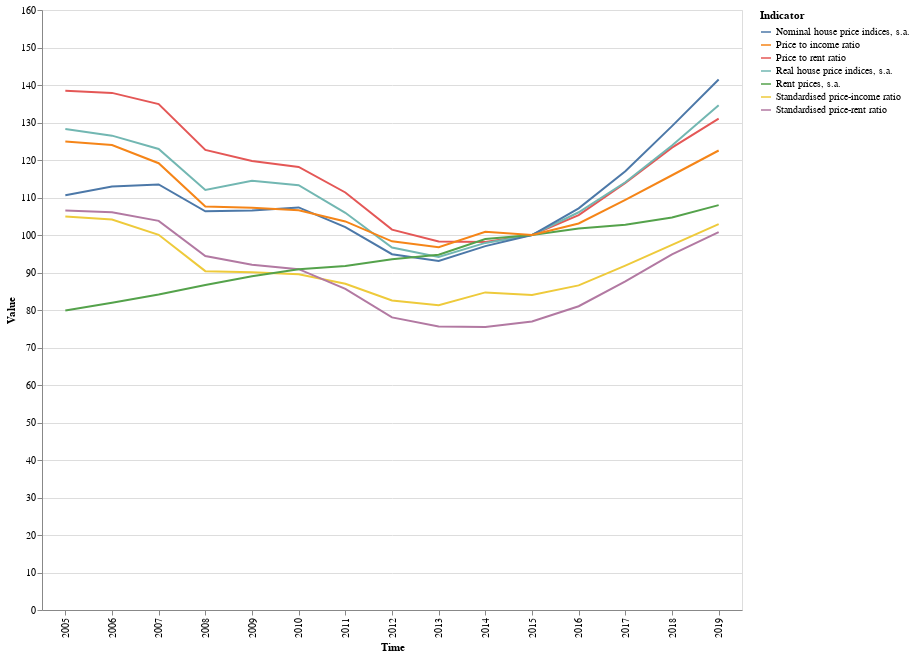

Notebook cell for this chart:
### Code cell
#Visualization of all housing parameters for Portugal
input_dropdown = alt.binding_select(options=['Nominal house price indices, s.a.','Standardised price-rent ratio', 'Price to income ratio','Rent prices, s.a.','Price to rent ratio','Standardised price-income ratio','Real house price indices, s.a.'])
selection = alt.selection_single(fields=['Indicator'], bind=input_dropdown, name='Indicator')
color = alt.condition(selection,
                    alt.Color('Indicator:N', legend=None),
                    alt.value('lightgray'))

alt.Chart(housing_portugal).mark_line().encode(
    x='Time',
    y='Value',
    color='Indicator:N',
    tooltip='Indicator:N'
).add_selection(
    selection
).transform_filter(
    selection
).properties(
    width=700,
    height=600
)

### Figure 1 — Vega-Lite specification as saved in the notebook (floating-point values rounded to 4 significant figures)
{"config": {"view": {"continuousWidth": 400, "continuousHeight": 300}}, "data": {"name": "data-50a04bf5df6b77c41765200d1b07adab"}, "mark": "line", "encoding": {"color": {"type": "nominal", "field": "Indicator"}, "tooltip": {"type": "nominal", "field": "Indicator"}, "x": {"type": "nominal", "field": "Time"}, "y": {"type": "quantitative", "field": "Value"}}, "height": 600, "selection": {"Indicator": {"type": "single", "fields": ["Indicator"], "bind": {"input": "select", "options": ["Nominal house price indices, s.a.", "Standardised price-rent ratio", "Price to income ratio", "Rent prices, s.a.", "Price to rent ratio", "Standardised price-income ratio", "Real house price indices, s.a."]}}}, "transform": [{"filter": {"selection": "Indicator"}}], "width": 700, "$schema": "https://vega.github.io/schema/vega-lite/v4.8.1.json", "datasets": {"data-50a04bf5df6b77c41765200d1b07adab": [{"Country": "Portugal", "IND": "HPI_RPI", "Indicator": "Price to rent ratio", "Time": "2005", "Value": 138.5}, {"Country": "Portugal", "IND": "HPI_RPI", "Indicator": "Price to rent ratio", "Time": "2006", "Value": 137.9}, {"Country": "Portugal", "IND": "HPI_RPI", "Indicator": "Price to rent ratio", "Time": "2007", "Value": 134.9}, {"Country": "Portugal", "IND": "HPI_RPI", "Indicator": "Price to rent ratio", "Time": "2008", "Value": 122.7}, {"Country": "Portugal", "IND": "HPI_RPI", "Indicator": "Price to rent ratio", "Time": "2009", "Value": 119.7}, {"Country": "Portugal", "IND": "HPI_RPI", "Indicator": "Price to rent ratio", "Time": "2010", "Value": 118.2}, {"Country": "Portugal", "IND": "HPI_RPI", "Indicator": "Price to rent ratio", "Time": "2011", "Value": 111.3}, {"Country": "Portugal", "IND": "HPI_RPI", "Indicator": "Price to rent ratio", "Time": "2012", "Value": 101.4}, {"Country": "Portugal", "IND": "HPI_RPI", "Indicator": "Price to rent ratio", "Time": "2013", "Value": 98.28}, {"Country": "Portugal", "IND": "HPI_RPI", "Indicator": "Price to rent ratio", "Time": "2014", "Value": 98.11}, {"Country": "Portugal", "IND": "HPI_RPI", "Indicator": "Price to rent ratio", "Time": "2015", "Value": 100.0}, {"Country": "Portugal", "IND": "HPI_RPI", "Indicator": "Price to rent ratio", "Time": "2016", "Value": 105.3}, {"Country": "Portugal", "IND": "HPI_RPI", "Indicator": "Price to rent ratio", "Time": "2017", "Value": 113.9}, {"Country": "Portugal", "IND": "HPI_RPI", "Indicator": "Price to rent ratio", "Time": "2018", "Value": 123.3}, {"Country": "Portugal", "IND": "HPI_RPI", "Indicator": "Price to rent ratio", "Time": "2019", "Value": 131.0}, {"Country": "Portugal", "IND": "RHP", "Indicator": "Real house price indices, s.a.", "Time": "2005", "Value": 128.3}, {"Country": "Portugal", "IND": "RHP", "Indicator": "Real house price indices, s.a.", "Time": "2006", "Value": 126.5}, {"Country": "Portugal", "IND": "RHP", "Indicator": "Real house price indices, s.a.", "Time": "2007", "Value": 122.9}, {"Country": "Portugal", "IND": "RHP", "Indicator": "Real house price indices, s.a.", "Time": "2008", "Value": 112.0}, {"Country": "Portugal", "IND": "RHP", "Indicator": "Real house price indices, s.a.", "Time": "2009", "Value": 114.5}, {"Country": "Portugal", "IND": "RHP", "Indicator": "Real house price indices, s.a.", "Time": "2010", "Value": 113.3}, {"Country": "Portugal", "IND": "RHP", "Indicator": "Real house price indices, s.a.", "Time": "2011", "Value": 105.9}, {"Country": "Portugal", "IND": "RHP", "Indicator": "Real house price indices, s.a.", "Time": "2012", "Value": 96.67}, {"Country": "Portugal", "IND": "RHP", "Indicator": "Real house price indices, s.a.", "Time": "2013", "Value": 94.12}, {"Country": "Portugal", "IND": "RHP", "Indicator": "Real house price indices, s.a.", "Time": "2014", "Value": 97.9}, {"Country": "Portugal", "IND": "RHP", "Indicator": "Real house price indices, s.a.", "Time": "2015", "Value": 100.0}, {"Country": "Portugal", "IND": "RHP", "Indicator": "Real house price indices, s.a.", "Time": "2016", "Value": 106.1}, {"Country": "Portugal", "IND": "RHP", "Indicator": "Real house price indices, s.a.", "Time": "2017", "Value": 114.1}, {"Country": "Portugal", "IND": "RHP", "Indicator": "Real house price indices, s.a.", "Time": "2018", "Value": 123.9}, {"Country": "Portugal", "IND": "RHP", "Indicator": "Real house price indices, s.a.", "Time": "2019", "Value": 134.6}, {"Country": "Portugal", "IND": "HPI_YDH_AVG", "Indicator": "Standardised price-income ratio", "Time": "2005", "Value": 104.9}, {"Country": "Portugal", "IND": "HPI_YDH_AVG", "Indicator": "Standardised price-income ratio", "Time": "2006", "Value": 104.1}, {"Country": "Portugal", "IND": "HPI_YDH_AVG", "Indicator": "Standardised price-income ratio", "Time": "2007", "Value": 100.0}, {"Country": "Portugal", "IND": "HPI_YDH_AVG", "Indicator": "Standardised price-income ratio", "Time": "2008", "Value": 90.36}, {"Country": "Portugal", "IND": "HPI_YDH_AVG", "Indicator": "Standardised price-income ratio", "Time": "2009", "Value": 90.09}, {"Country": "Portugal", "IND": "HPI_YDH_AVG", "Indicator": "Standardised price-income ratio", "Time": "2010", "Value": 89.53}, {"Country": "Portugal", "IND": "HPI_YDH_AVG", "Indicator": "Standardised price-income ratio", "Time": "2011", "Value": 87.01}, {"Country": "Portugal", "IND": "HPI_YDH_AVG", "Indicator": "Standardised price-income ratio", "Time": "2012", "Value": 82.55}, {"Country": "Portugal", "IND": "HPI_YDH_AVG", "Indicator": "Standardised price-income ratio", "Time": "2013", "Value": 81.26}, {"Country": "Portugal", "IND": "HPI_YDH_AVG", "Indicator": "Standardised price-income ratio", "Time": "2014", "Value": 84.7}, {"Country": "Portugal", "IND": "HPI_YDH_AVG", "Indicator": "Standardised price-income ratio", "Time": "2015", "Value": 83.97}, {"Country": "Portugal", "IND": "HPI_YDH_AVG", "Indicator": "Standardised price-income ratio", "Time": "2016", "Value": 86.56}, {"Country": "Portugal", "IND": "HPI_YDH_AVG", "Indicator": "Standardised price-income ratio", "Time": "2017", "Value": 91.84}, {"Country": "Portugal", "IND": "HPI_YDH_AVG", "Indicator": "Standardised price-income ratio", "Time": "2018", "Value": 97.35}, {"Country": "Portugal", "IND": "HPI_YDH_AVG", "Indicator": "Standardised price-income ratio", "Time": "2019", "Value": 102.9}, {"Country": "Portugal", "IND": "HPI", "Indicator": "Nominal house price indices, s.a.", "Time": "2005", "Value": 110.6}, {"Country": "Portugal", "IND": "HPI", "Indicator": "Nominal house price indices, s.a.", "Time": "2006", "Value": 113.0}, {"Country": "Portugal", "IND": "HPI", "Indicator": "Nominal house price indices, s.a.", "Time": "2007", "Value": 113.5}, {"Country": "Portugal", "IND": "HPI", "Indicator": "Nominal house price indices, s.a.", "Time": "2008", "Value": 106.3}, {"Country": "Portugal", "IND": "HPI", "Indicator": "Nominal house price indices, s.a.", "Time": "2009", "Value": 106.5}, {"Country": "Portugal", "IND": "HPI", "Indicator": "Nominal house price indices, s.a.", "Time": "2010", "Value": 107.4}, {"Country": "Portugal", "IND": "HPI", "Indicator": "Nominal house price indices, s.a.", "Time": "2011", "Value": 102.1}, {"Country": "Portugal", "IND": "HPI", "Indicator": "Nominal house price indices, s.a.", "Time": "2012", "Value": 94.87}, {"Country": "Portugal", "IND": "HPI", "Indicator": "Nominal house price indices, s.a.", "Time": "2013", "Value": 93.08}, {"Country": "Portugal", "IND": "HPI", "Indicator": "Nominal house price indices, s.a.", "Time": "2014", "Value": 97.04}, {"Country": "Portugal", "IND": "HPI", "Indicator": "Nominal house price indices, s.a.", "Time": "2015", "Value": 100.0}, {"Country": "Portugal", "IND": "HPI", "Indicator": "Nominal house price indices, s.a.", "Time": "2016", "Value": 107.1}, {"Country": "Portugal", "IND": "HPI", "Indicator": "Nominal house price indices, s.a.", "Time": "2017", "Value": 117.0}, {"Country": "Portugal", "IND": "HPI", "Indicator": "Nominal house price indices, s.a.", "Time": "2018", "Value": 129.0}, {"Country": "Portugal", "IND": "HPI", "Indicator": "Nominal house price indices, s.a.", "Time": "2019", "Value": 141.5}, {"Country": "Portugal", "IND": "HPI_RPI_AVG", "Indicator": "Standardised price-rent ratio", "Time": "2005", "Value": 106.5}, {"Country": "Portugal", "IND": "HPI_RPI_AVG", "Indicator": "Standardised price-rent ratio", "Time": "2006", "Value": 106.1}, {"Country": "Portugal", "IND": "HPI_RPI_AVG", "Indicator": "Standardised price-rent ratio", "Time": "2007", "Value": 103.8}, {"Country": "Portugal", "IND": "HPI_RPI_AVG", "Indicator": "Standardised price-rent ratio", "Time": "2008", "Value": 94.38}, {"Country": "Portugal", "IND": "HPI_RPI_AVG", "Indicator": "Standardised price-rent ratio", "Time": "2009", "Value": 92.08}, {"Country": "Portugal", "IND": "HPI_RPI_AVG", "Indicator": "Standardised price-rent ratio", "Time": "2010", "Value": 90.89}, {"Country": "Portugal", "IND": "HPI_RPI_AVG", "Indicator": "Standardised price-rent ratio", "Time": "2011", "Value": 85.64}, {"Country": "Portugal", "IND": "HPI_RPI_AVG", "Indicator": "Standardised price-rent ratio", "Time": "2012", "Value": 78.02}, {"Country": "Portugal", "IND": "HPI_RPI_AVG", "Indicator": "Standardised price-rent ratio", "Time": "2013", "Value": 75.6}, {"Country": "Portugal", "IND": "HPI_RPI_AVG", "Indicator": "Standardised price-rent ratio", "Time": "2014", "Value": 75.47}, {"Country": "Portugal", "IND": "HPI_RPI_AVG", "Indicator": "Standardised price-rent ratio", "Time": "2015", "Value": 76.92}, {"Country": "Portugal", "IND": "HPI_RPI_AVG", "Indicator": "Standardised price-rent ratio", "Time": "2016", "Value": 81.01}, {"Country": "Portugal", "IND": "HPI_RPI_AVG", "Indicator": "Standardised price-rent ratio", "Time": "2017", "Value": 87.63}, {"Country": "Portugal", "IND": "HPI_RPI_AVG", "Indicator": "Standardised price-rent ratio", "Time": "2018", "Value": 94.83}, {"Country": "Portugal", "IND": "HPI_RPI_AVG", "Indicator": "Standardised price-rent ratio", "Time": "2019", "Value": 100.8}, {"Country": "Portugal", "IND": "RPI", "Indicator": "Rent prices, s.a.", "Time": "2005", "Value": 79.89}, {"Country": "Portugal", "IND": "RPI", "Indicator": "Rent prices, s.a.", "Time": "2006", "Value": 81.92}, {"Country": "Portugal", "IND": "RPI", "Indicator": "Rent prices, s.a.", "Time": "2007", "Value": 84.12}, {"Country": "Portugal", "IND": "RPI", "Indicator": "Rent prices, s.a.", "Time": "2008", "Value": 86.67}, {"Country": "Portugal", "IND": "RPI", "Indicator": "Rent prices, s.a.", "Time": "2009", "Value": 89.0}, {"Country": "Portugal", "IND": "RPI", "Indicator": "Rent prices, s.a.", "Time": "2010", "Value": 90.86}, {"Country": "Portugal", "IND": "RPI", "Indicator": "Rent prices, s.a.", "Time": "2011", "Value": 91.71}, {"Country": "Portugal", "IND": "RPI", "Indicator": "Rent prices, s.a.", "Time": "2012", "Value": 93.55}, {"Country": "Portugal", "IND": "RPI", "Indicator": "Rent prices, s.a.", "Time": "2013", "Value": 94.72}, {"Country": "Portugal", "IND": "RPI", "Indicator": "Rent prices, s.a.", "Time": "2014", "Value": 98.91}, {"Country": "Portugal", "IND": "RPI", "Indicator": "Rent prices, s.a.", "Time": "2015", "Value": 100.0}, {"Country": "Portugal", "IND": "RPI", "Indicator": "Rent prices, s.a.", "Time": "2016", "Value": 101.7}, {"Country": "Portugal", "IND": "RPI", "Indicator": "Rent prices, s.a.", "Time": "2017", "Value": 102.7}, {"Country": "Portugal", "IND": "RPI", "Indicator": "Rent prices, s.a.", "Time": "2018", "Value": 104.7}, {"Country": "Portugal", "IND": "RPI", "Indicator": "Rent prices, s.a.", "Time": "2019", "Value": 108.0}, {"Country": "Portugal", "IND": "HPI_YDH", "Indicator": "Price to income ratio", "Time": "2005", "Value": 124.9}, {"Country": "Portugal", "IND": "HPI_YDH", "Indicator": "Price to income ratio", "Time": "2006", "Value": 124.0}, {"Country": "Portugal", "IND": "HPI_YDH", "Indicator": "Price to income ratio", "Time": "2007", "Value": 119.1}, {"Country": "Portugal", "IND": "HPI_YDH", "Indicator": "Price to income ratio", "Time": "2008", "Value": 107.6}, {"Country": "Portugal", "IND": "HPI_YDH", "Indicator": "Price to income ratio", "Time": "2009", "Value": 107.3}, {"Country": "Portugal", "IND": "HPI_YDH", "Indicator": "Price to income ratio", "Time": "2010", "Value": 106.6}, {"Country": "Portugal", "IND": "HPI_YDH", "Indicator": "Price to income ratio", "Time": "2011", "Value": 103.6}, {"Country": "Portugal", "IND": "HPI_YDH", "Indicator": "Price to income ratio", "Time": "2012", "Value": 98.31}, {"Country": "Portugal", "IND": "HPI_YDH", "Indicator": "Price to income ratio", "Time": "2013", "Value": 96.76}, {"Country": "Portugal", "IND": "HPI_YDH", "Indicator": "Price to income ratio", "Time": "2014", "Value": 100.9}, {"Country": "Portugal", "IND": "HPI_YDH", "Indicator": "Price to income ratio", "Time": "2015", "Value": 100.0}, {"Country": "Portugal", "IND": "HPI_YDH", "Indicator": "Price to income ratio", "Time": "2016", "Value": 103.1}, {"Country": "Portugal", "IND": "HPI_YDH", "Indicator": "Price to income ratio", "Time": "2017", "Value": 109.4}, {"Country": "Portugal", "IND": "HPI_YDH", "Indicator": "Price to income ratio", "Time": "2018", "Value": 115.9}, {"Country": "Portugal", "IND": "HPI_YDH", "Indicator": "Price to income ratio", "Time": "2019", "Value": 122.5}]}}
